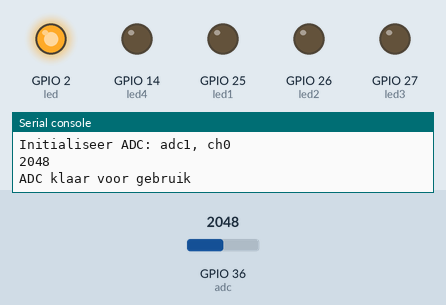
Bench run of a program on a simulated ESP32 board running MicroPython. On the bench: output pins drawn as LEDs (lit = HIGH), the last lines printed to the serial console. The inputs (shaded band) are chosen by the test bench; at power-on: GPIO 36 (adc) = 2048 (analog values on the 0–4095 scale).

Above: at 1.7 s.
At 4.0 s:
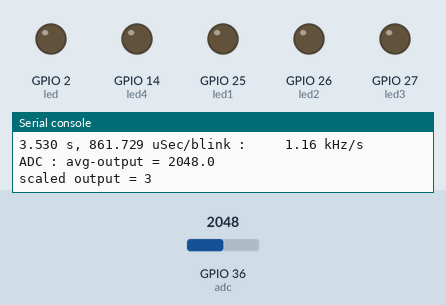
Timing chart, 0 to 5.9 s (numbered marks = the images above):
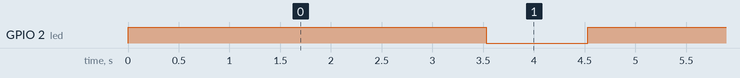

Measured:
- by itself, GPIO 2 (led): alternates HIGH for 3.5 s and LOW for 1.0 s

The program:

main.py
```python
from machine import Pin, ADC
import time

print("Initialiseer ADC: adc1, ch0")
# see
#   - https://docs.micropython.org/en/latest/esp32/quickref.html
#   - https://github.com/loboris/MicroPython_ESP32_psRAM_LoBo/wiki/adc
#
# esp32: Vout from microphone/pre-amp to ADC2 ch0 = GPIO4, pin 24.
#        Note: channel 2 kan alleen worden gebruikt als WiFi is uitgeschakeld.
adc = ADC(Pin(36, Pin.IN), unit = 1) # ADC1, ch0
# configureer bereik van 0-3.3 V (3.6 max)
adc.atten(adc.ATTN_11DB)
# 12 bits resolutie
adc.width(adc.WIDTH_12BIT)
print(adc.read())
print("ADC klaar voor gebruik")

# create list for storing adc-values
N = 4096
v_adc = [0] * N

# utility-functions for reading adc-values
def read_adc(n):
    r = range(n)
    for i in r:
        v_adc[i] = adc.read()

    v_avg = get_average(v_adc)
    return v_avg

# utility-function to get average of a list
def get_average(lst):
    return sum(lst) / len(lst)

# utility-function to get measuring time
def timer(f, n):
    t0 = time.ticks_us()
    v = f(n)
    t1 = time.ticks_us()
    dt = time.ticks_diff(t1, t0)
    fmt = "{:5.3f} s, {:6.3f} uSec/blink : {:8.2f} kHz/s"
    print(fmt.format(dt * 1e-6, dt/N, N/dt * 1e3))
    return v


# (blue) LED on board:
led = Pin(2, Pin.OUT)

# Green LED 1  on GPIO16, pin 25.
# Green LED 2  on GPIO17, pin 27.
# Yellow LED 1 on GPIO18, pin 35.
# Red LED 1    on GPIO19, pin 38.
led1 = Pin(25, Pin.OUT)
led2 = Pin(26, Pin.OUT)
led3 = Pin(27, Pin.OUT)
led4 = Pin(14, Pin.OUT)

leds = [led1, led2, led3, led4]

while True:
    led.value(not led.value())
#    v = read_adc(N)
    v = timer(read_adc, N)
    print("ADC : avg-output = " + str(v))
#    adc.collect(18000 ,len=9000)
#    v = adc.collected()
#    print("ADC output = " + str(v))
    # waarde die overeenkomt met aantal LEDs van vu-meter
    scaledV = int(round(0.01 + 5 * v / N))
    print("scaled output = " + str(scaledV))
    led.value(not led.value())
#
#    for i in range(0, len(leds)):
#        if scaledV > i:
#            print("switching on LED number " + str(i))
#            leds[i].value(1)
#        else:
#            print("switching off LED number " + str(i))
#            leds[i].value(0)
#        time.sleep(0.05)
    time.sleep(1)
```
